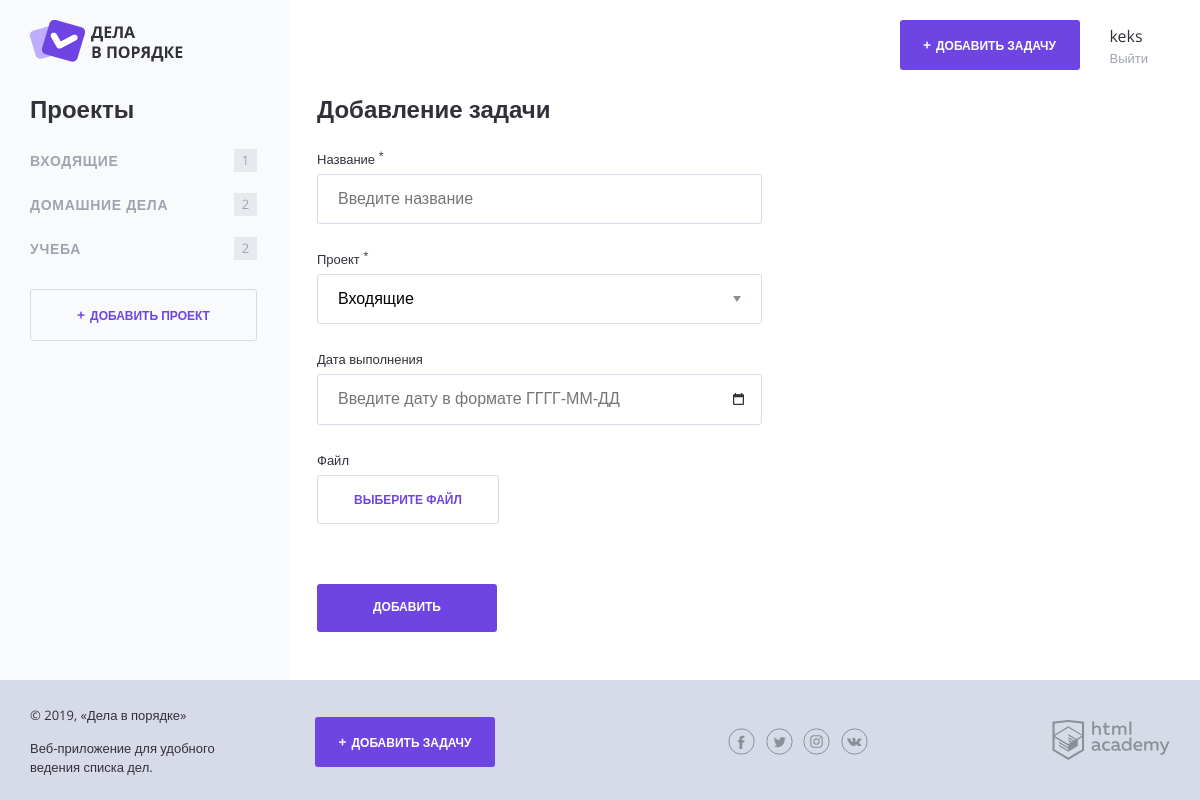
The page /add.php (signed in) on the database its author committed.
### tables this page shows
CREATE TABLE projects (
    id INT NOT NULL AUTO_INCREMENT PRIMARY KEY,
    name VARCHAR(255),
    user_id INT,
    FOREIGN KEY (user_id) REFERENCES users(id)
);

### helpers.php (called while the page is built, shortened)
<?php
function include_template($name, array $data = []) {
    $name = 'templates/' . $name;
    extract($data);
    require $name;
    $result = ob_get_clean();
    return $result;
}

### myfunction.php (called while the page is built, shortened)
<?php
function array_or_error(object $result) {
    return mysqli_fetch_all($result, MYSQLI_ASSOC);
};
function get_post_value($name) {
    return filter_input(INPUT_POST, $name);
};

### init.php (called while the page is built, shortened)
<?php
if (!empty($_SESSION['user'])) {
    $id = $_SESSION['user']['id'];
} else {
    $id = null;
}

### model.php (called while the page is built, shortened)
<?php
function get_projects(object $con, $id):array {
    $sql = "SELECT p.id, p.name, COUNT(t.name) AS count "
                ."FROM projects p "
                ."LEFT JOIN tasks t ON p.id = t.project_id "
                ."WHERE p.user_id = '$id' "
                ."GROUP BY p.id";
    $result = mysqli_query($con, $sql);
    return array_or_error($result);
};

### templates/add-task.php (the view, shortened to what this page needs)
<h2 class="content__main-heading">Добавление задачи</h2>
<form class="form"  action="add.php" method="post" autocomplete="off" enctype="multipart/form-data">
    <div class="form__row">
    <label class="form__label" for="name">Название <sup>*</sup></label>
    <?php $classname = !empty($errors['name']) ? "form__input--error" : ""; ?>
    <input class="form__input <?= $classname; ?>" type="text" name="name" id="name" value="<?= get_post_value('name'); ?>" placeholder="Введите название">
    </div>
    <div class="form__row">
    <label class="form__label" for="project">Проект <sup>*</sup></label>
    <?php $classname = !empty($errors['project_id']) ? "form__input--error" : ""; ?>
    <select class="form__input form__input--select <?= $classname; ?>" name="project_id" id="project">
    <?php foreach ($projects as $project): ?>
        <option value="<?= $project['id'] ?>"<?php if ($project['id'] === get_post_value('project_id')): ?>selected<?php endif; ?>>
            <?= $project['name']; ?>
        </option>
    <?php endforeach; ?>
    </select>
    </div>
    <div class="form__row">
    <?php $classname = !empty($errors['dt_deadline']) ? "form__input--error" : ""; ?>
    <label class="form__label" for="date">Дата выполнения</label>
    <input class="form__input form__input--date <?= $classname; ?>" type="text" name="dt_deadline" id="date" value="<?= get_post_value('dt_deadline'); ?>" placeholder="Введите дату в формате ГГГГ-ММ-ДД">
    </div>
    <div class="form__row">
    <label class="form__label" for="file">Файл</label>
    <div class="form__input-file">
        <label class="button button--transparent" for="file">
        <span>Выберите файл</span>
        </label>
    </div>
    </div>
    <div class="form__row form__row--controls">
        <input class="button" type="submit" name="" value="Добавить">
    </div>
</form>

### templates/navigation.php
<section class="content__side">
    <?php if (empty($_SESSION['user'])): ?>
        <p class="content__side-info">Если у вас уже есть аккаунт, авторизуйтесь на сайте</p>
        <a class="button button--transparent content__side-button" href="auth.php">Войти</a>
    <?php else: ?>
        <h2 class="content__side-heading">Проекты</h2>
        <nav class="main-navigation">
            <ul class="main-navigation__list">
            <?php foreach ($projects as $project): ?>
                <li class="main-navigation__list-item <?php if ($project['id'] === $project_id): ?>main-navigation__list-item--active<?php endif; ?>">
                    <a class="main-navigation__list-item-link" href="/?project_id=<?= $project['id']; ?>"><?= htmlspecialchars($project['name']) ?></a>
                    <span class="main-navigation__list-item-count"><?= $project['count']; ?></span>
                </li>
            <?php endforeach; ?>
            </ul>
        </nav>
        <a class="button button--transparent button--plus content__side-button"
        href="pages/form-project.html" target="project_add">Добавить проект</a>
    <?php endif; ?>
</section>
<main class="content__main"><?= $content; ?></main>

### rows shown on the page
projects: name "ВХОДЯЩИЕ", count "1"
projects: name "ДОМАШНИЕ ДЕЛА", count "2"
projects: name "УЧЕБА", count "2"

### other values the page prints
strip_tags($_SESSION['user']['name']) "keks"
form field project_id "Входящие"
